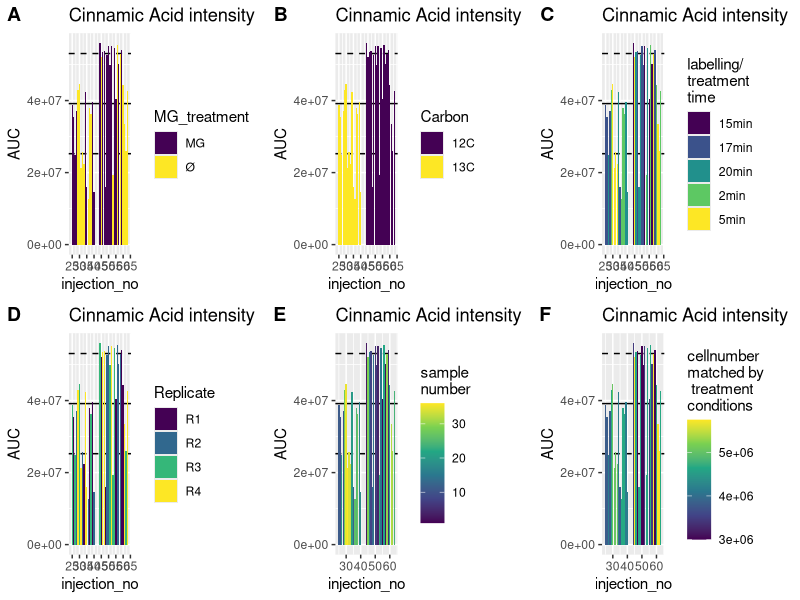
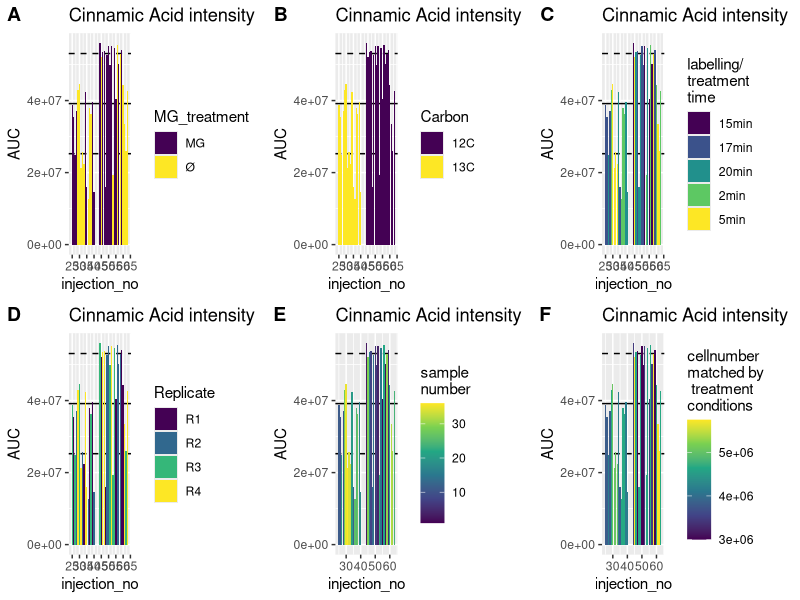

R code for these plots, in order: (Note: this script raises an error after producing the figures.)
## ---- chunk 1
knitr::opts_chunk$set(echo = F,fig.keep = TRUE,fig.path = "./Figures/",highlight = TRUE)

## ---- chunk 2
library(tidyverse)
library(openxlsx)
library(cowplot)
#remotes::install_github("tidyverse/ggplot2")
#library(devtools)
#dev_mode(TRUE)
#library(ggplot2)
## ---- chunk 3
df_cinnamic=read.csv('./outputfiles_20190914_SILVIA/cinnamic_acid_09-14-2019_19-54-24/matrices/quantMassAreas_cinAcidNormMatrix.csv',stringsAsFactors = F)
df_sample_metadata=read.xlsx("../Sample_overview.xlsx",sheet = "Sample_overview",rows=1:37) #row 38:43=Testsamples

df_cinnamic=gather(df_cinnamic,key = "file",value = "AUC",-Metabolite,-QuantMasses)
df_cinnamic=df_cinnamic %>% mutate(
  injection_no=str_replace_all(file,".*_to_(\\d{3})_.*","\\1") %>% 
    as.numeric(),
  sample_no=str_replace_all(file,".*_to_\\d{3}_(\\d{2})_.*","\\1") %>% 
    as.numeric(),
  MG_treatment=ifelse(str_detect(file,"_MG_"),"MG","Ø"),
  Carbon=str_replace_all(file,".*_C(1[23])_.*","\\1C"),
  labelling_time=str_replace_all(file,".*_(\\d+min)_.*","\\1"),
  labelling_time_num=str_remove_all(labelling_time,"min") %>%
    as.numeric(),
  Replicate=str_replace_all(file,".*_(R\\d)..*","\\1"),
  Replicate_num=str_remove_all(Replicate,"R") %>% as.numeric()
)

df_cinnamic=left_join(df_cinnamic,df_sample_metadata %>%
                        select(corrected.SampleNo.Fabiola,
                               cellnumber.according.to.conditions,
                               derivatization.same.MeOX.as.Ident.and.Quant),
                      by=c("sample_no"="corrected.SampleNo.Fabiola"))

p=ggplot(df_cinnamic,aes(x=injection_no,y=AUC))+
  scale_fill_viridis_d()+
  scale_x_continuous(breaks = seq(0,65,5))+
  geom_hline(yintercept = mean(df_cinnamic$AUC,na.rm = T)+
               sd(df_cinnamic$AUC,na.rm = T),
             color="black",linetype="dashed") +
  geom_hline(yintercept = mean(df_cinnamic$AUC),color="black")+
  geom_hline(yintercept = mean(df_cinnamic$AUC,na.rm = T) -
              sd(df_cinnamic$AUC,na.rm = T),
             color="black",linetype="dashed")+
  ggtitle("Cinnamic Acid intensity")
pl1=p+geom_col(aes(fill=MG_treatment))
pl2=p+geom_col(aes(fill=Carbon))
pl3=p+geom_col(aes(fill=labelling_time))+scale_fill_viridis_d(name="labelling/\ntreatment\ntime")
pl4=p+geom_col(aes(fill=Replicate))
#p+geom_col(aes(fill=derivatization.same.MeOX.as.Ident.and.Quant))
pl5=ggplot(df_cinnamic,aes(x=injection_no,y=AUC))+
  scale_fill_viridis_c(name="sample\nnumber")+
   geom_hline(yintercept = mean(df_cinnamic$AUC,na.rm = T)+
               sd(df_cinnamic$AUC,na.rm = T),
             color="black",linetype="dashed") +
  geom_hline(yintercept = mean(df_cinnamic$AUC),color="black")+
  geom_hline(yintercept = mean(df_cinnamic$AUC,na.rm = T) -
              sd(df_cinnamic$AUC,na.rm = T),
             color="black",linetype="dashed")+
  geom_col(aes(fill=sample_no))+
  ggtitle("Cinnamic Acid intensity")

pl6=ggplot(df_cinnamic,aes(x=injection_no,y=AUC))+
  scale_fill_viridis_c(name="cellnumber\nmatched by\n treatment\nconditions")+
   geom_hline(yintercept = mean(df_cinnamic$AUC,na.rm = T)+
               sd(df_cinnamic$AUC,na.rm = T),
             color="black",linetype="dashed") +
  geom_hline(yintercept = mean(df_cinnamic$AUC),color="black")+
  geom_hline(yintercept = mean(df_cinnamic$AUC,na.rm = T) -
              sd(df_cinnamic$AUC,na.rm = T),
             color="black",linetype="dashed")+
  geom_col(aes(fill=cellnumber.according.to.conditions))+
  ggtitle("Cinnamic Acid intensity")

allplots=lapply(1:6, FUN=function(x){get(paste0("pl",x))})
pall=plot_grid(plotlist = allplots,axis = "tlbr",align = "hv",nrow = 2,labels = "AUTO")

ggsave("Cinnamic_Acid_report.pdf",plot=pall,height = 7,width = 6*16/9)
ggsave("Cinnamic_Acid_report.png",plot=pall,height = 7,width = 6*16/9)
## ---- chunk 4
# get all files that end in ".unknown" in the directory specified above
file.list <- list.files(path = "./outputfiles_20191025_manual_label/",pattern='*.csv',full.names = T,recursive = F)
file.list <- setNames(file.list, basename(file.list)) #add bare file names as names for input file list

df_manual <- map_df(file.list, read.csv, .id = "file",comment.char="",stringsAsFactors=F) %>% 
  filter(str_detect(Name,"Unknown",negate = T)) %>% filter(str_detect(Name,"Sorbitol",negate = T)) %>% 
  filter(nchar(Quantification)>3)

df_manual=df_manual %>% mutate(light_heavy=str_replace_all(Quantification,".*(light|heavy).*","\\1"),
                 Name= str_remove(Name,"#") %>% str_replace_all("(.*)_\\d.*","\\1"))

df_manual_label=df_manual %>%  group_by(Name,file) %>%arrange(desc(light_heavy)) %>%
  mutate(QuantMasses=paste(Quant.Masses,collapse = "_")) %>%ungroup %>% 
  select(file,Name,Area,light_heavy,QuantMasses) %>% 
  pivot_wider(id_cols=c(file,Name,QuantMasses),names_from = light_heavy,values_from = Area ) %>%
  mutate(labelfraction=heavy/(light+heavy))

df_sample_metadata=read.xlsx("../Sample_overview.xlsx",sheet = "Sample_overview",rows=1:37) #row 38:43=Testsamples
 df_manual_label$sample_no=str_replace_all(df_manual_label$file,".*_to_\\d{3}_(\\d{2})_.*","\\1") %>% 
    as.numeric()

df_manual_label=left_join(df_manual_label,df_sample_metadata,by=c("sample_no"="corrected.SampleNo.Fabiola"))
df_manual_label=df_manual_label %>% filter(sample_no!=24) #had a pipetting mistake



df_manual_label$labeling.time_effective=
  ifelse(df_manual_label$MG.treated,df_manual_label$labeling.time-15,df_manual_label$labeling.time)
df_manual_label$Metabolite_short=paste(df_manual_label$Name,"manual")
df_manual_label$MG.treated_plot=ifelse(df_manual_label$MG.treated,"MG","Ø")
## ---- chunk 5
df=read.csv("./outputfiles_20190914_SILVIA//labelincorporation_09-14-2019_19-57-09/DataMatrix.csv",
            stringsAsFactors = F)
df=gather(df,key="file",value = "labelfraction",-Metabolite,-QuantMasses)
df_sample_metadata=read.xlsx("../Sample_overview.xlsx",sheet = "Sample_overview",rows=1:37) 
#row 38:43=Testsamples, so meta info not needed here
 df$sample_no=str_replace_all(df$file,".*_to_\\d{3}_(\\d{2})_.*","\\1") %>% 
    as.numeric()

df=left_join(df,df_sample_metadata,by=c("sample_no"="corrected.SampleNo.Fabiola"))
df=df %>% filter(sample_no!=24) #had a pipetting mistake



df$labeling.time_effective=ifelse(df$MG.treated,df$labeling.time-15,df$labeling.time)
df$Metabolite_short=str_replace_all(df$Metabolite,"(.*_[MB]P)_.*","\\1") %>% 
  str_replace_all("MEOX","M") %>% 
  str_replace_all("TMS","T") %>% 
  str_remove_all("[()]") %>% 
  str_replace_all("_{1,}"," ") %>% 
  str_replace_all("ic acid","ate")
df$MG.treated_plot=ifelse(df$MG.treated,"MG","Ø")
## ---- chunk 6
keepcols=intersect(names(df),names(df_manual_label))
df=bind_rows(df[keepcols],df_manual_label[keepcols])

metabolites_keep=c('Pyruvate 1M1T MP','Lactate 2T MP','Fructose 1M5T MP','Citrate manual','Fumarate manual','Malate manual')

df=df %>% filter(Metabolite_short%in%metabolites_keep)

df$MG.treated_plot=factor(df$MG.treated_plot,levels = c("Ø","MG"),ordered = T)

df$x_label=factor(paste(df$Glucose,df$MG.treated_plot,df$labeling.time_effective,"min"),
levels=c('12C Ø 2 min','12C Ø 5 min',
         '12C MG 0 min','12C MG 2 min','12C MG 5 min',
         '13C Ø 2 min','13C Ø 5 min',
         '13C MG 2 min','13C MG 5 min'),ordered = T)

## ---- chunk 7

p=ggplot(df,aes(x=x_label,
                y=labelfraction,fill=MG.treated_plot,group=file))+
  geom_col(position = position_dodge())+
  scale_fill_manual(values=c("Ø"="gray","MG"="dodgerblue3"),name="MG treatment")+
  scale_x_discrete(guide=guide_axis(angle = 90))+#(n.dodge=3))+
  facet_wrap(~str_replace(Metabolite_short,"(.*?) .*","\\1"),scales = "free_y")+
  theme_bw()+
  theme(strip.background = element_blank(),
        strip.text = element_text(size=15))

ggsave("Labelincorporation_report.pdf",plot=p,height = 7,width = 6*16/9)
ggsave("Labelincorporation_report.png",plot=p,height = 7,width = 6*16/9)

